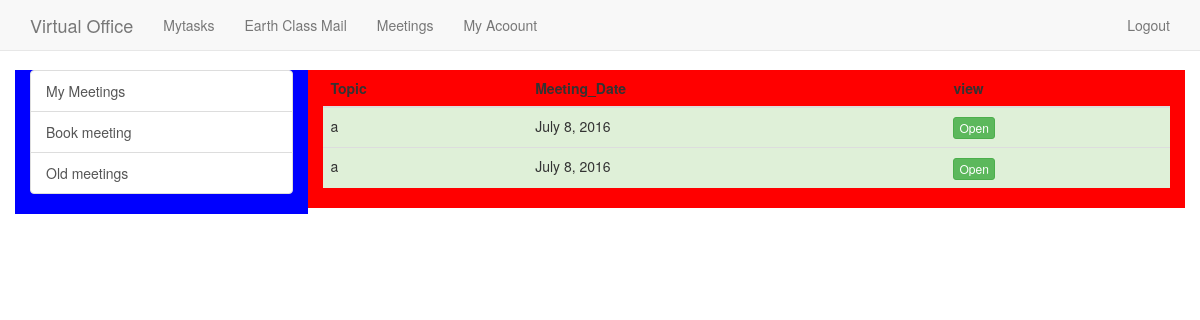
Screenshot of /meetings/ (signed in) with the database file from the repository.
### meetings/models.py (models this page shows, shortened)
class Meets(models.Model):
	TO = models.ForeignKey(User,on_delete=models.CASCADE)
	Topic = models.CharField(max_length=50)
	slug = models.SlugField(null=True, blank=True)
	deletee = models.BooleanField(default=False)
	Time_From = models.IntegerField()
	Time_To = models.IntegerField()
	Meeting_Date = models.DateField()
	timestamp = models.DateTimeField(auto_now_add=True, auto_now=False)
	updated = models.DateTimeField(auto_now_add=False, auto_now= True)
	objects = MeetsManager()
	class Meta:
		ordering = ['-Meeting_Date']
		unique_together = ('Time_From', 'Meeting_Date','Time_To')

### meetings/views.py (the view)
@login_required(login_url='/accounts/login/')
def mymeets(request):
	if request.user.is_superuser:
		aob = Meets.objects.filter(Meeting_Date = datetime.date.today())
		a=[]
		for i in aob:
			a.append(UserDetail.objects.get(user=i.TO))
		return render(request,'meetings/meetadmin.html',{'aob':aob,'a':a})
	try:
		obj = Meets.objects.filter(TO=request.user,deletee=False)
		abj = UserDetail.objects.get(user=request.user)
		if abj.get_act() == False:
			return HttpResponseRedirect(reverse('memberbill:myaccount'))
		for objj in obj :
			if objj.Meeting_Date < datetime.date.today() :
				objj.deletee = True
				objj.save()
				print(objj.deletee)
	except Meets.DoesNotExist:
		obj = None
	except UserDetail.DoesNotExist:
		 return HttpResponseRedirect(reverse('profile'))
	return render(request,'meetings/mymeet.html',{'object':obj})

### meetings/models.py (called while the page is built)
	def get_queryset(self):
		return MeetsQueryset(self.model, using=self._db)

### profille/models.py (called while the page is built)
	def get_act(self):
		return self.Active_user

### meetings/templates/meetings/mymeet.html (shortened to what this page needs)
{% extends 'basemain.html' %}
{% block content %}
<div class="row">
{% include 'meetings/meetside.html'%}
	<div class="col-md-9 col-sm-6" style='background-color:red;'>
		{% if object is None %}
		{% else %}
				<table class="table">
			<thead>
			  <tr>
				<th>Topic</th>
				<th>Meeting_Date</th>
				<th>view</th>
			  </tr>
			</thead>
			<tbody>
			{% for i in object %}
			  <tr class="success">
				<td>{{i.Topic}}</td>
				<td>{{i.Meeting_Date}}</td>
				<td><a href='{%url "meetings:Selectmeet" i.slug %}' class="btn btn-success btn-xs" role="button">Open</a></td>
			  </tr>
			 {% endfor%}
			</tbody>
		  </table>
		{% endif %}
	</div>
</div>
{% endblock %}

### basic/static/css/navbar-fixed-top.css (style rules this page uses)
body { min-height: 2000px; padding-top: 70px; }

### rows the page displays
Meets: Topic "a", Meeting_Date "July 8, 2016"
Meets: Topic "a", Meeting_Date "July 8, 2016"
